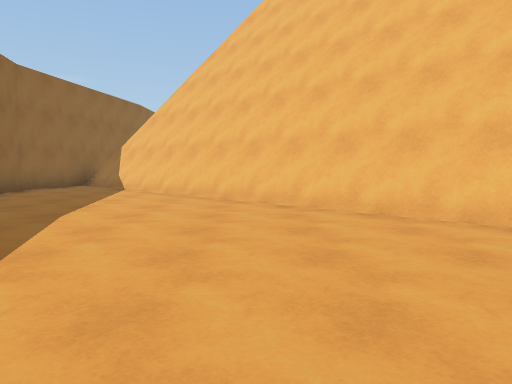
view 1 (above)

17 first-person views from a walk through a scene from a Unity 3-D project. The camera is 1.2 m above the floor, tilts 4° down and sees 70° across. The floor is counted in squares, 2 m on a side. Each view is taken from the middle of a square. On the plan, view 1 faces up. The plan holds only what a view shows up to about 10 squares ahead; the rest is blank. The place goes on beyond the plan. The player is left out. Some animated figures are not drawn.

view 2
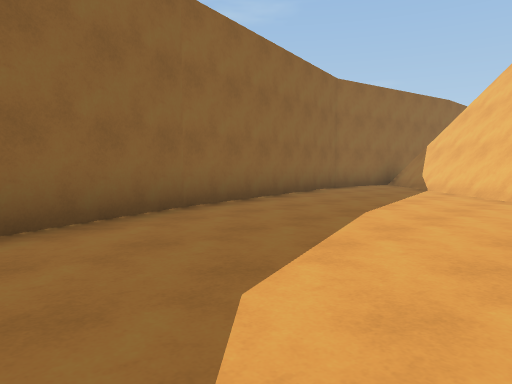

view 3
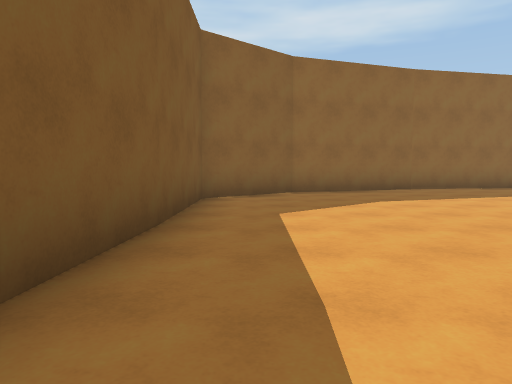

view 4
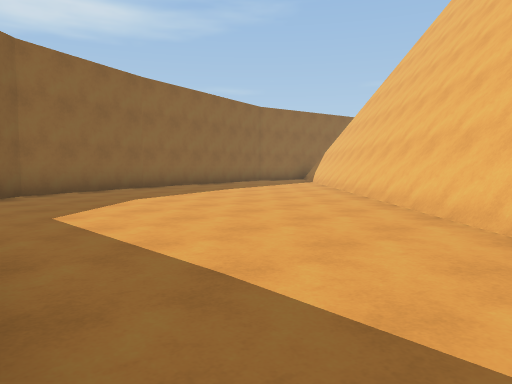

view 5
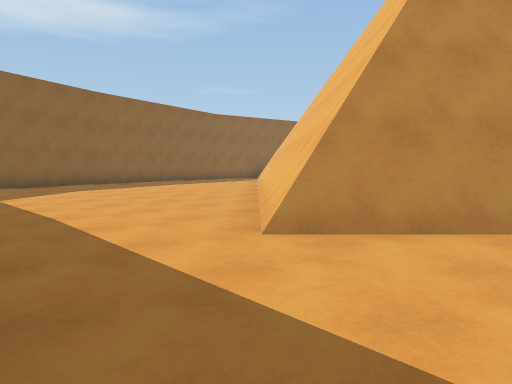

view 6
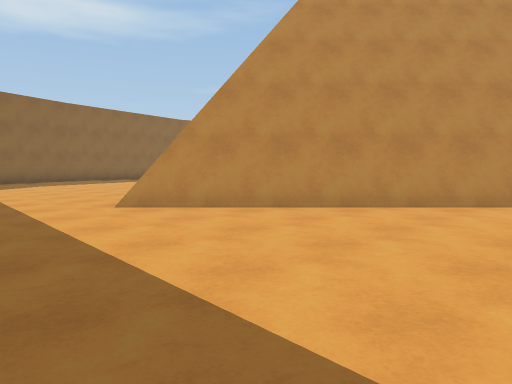

view 7
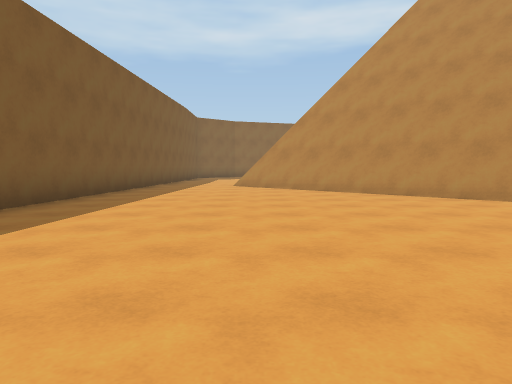

view 8
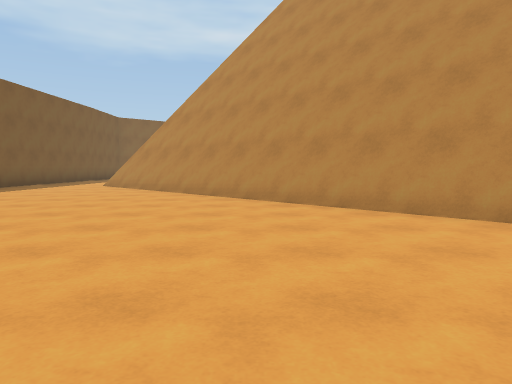

view 9
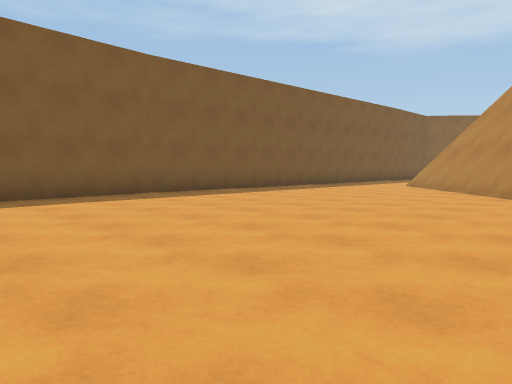

view 10
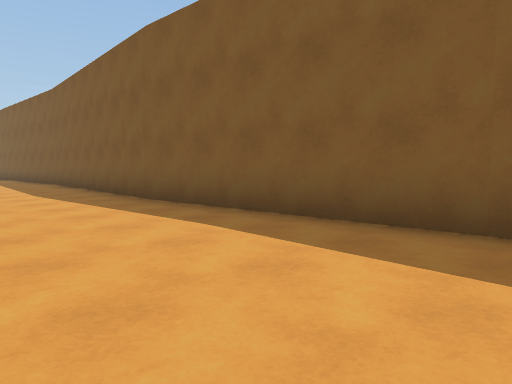

view 11
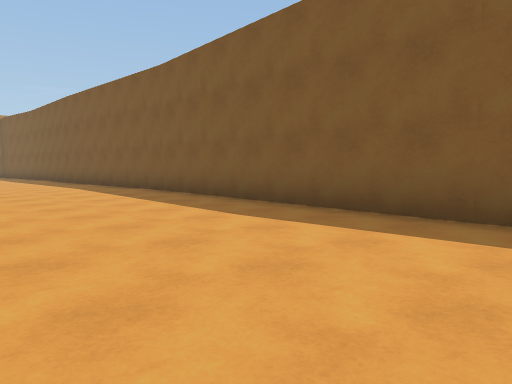

view 12
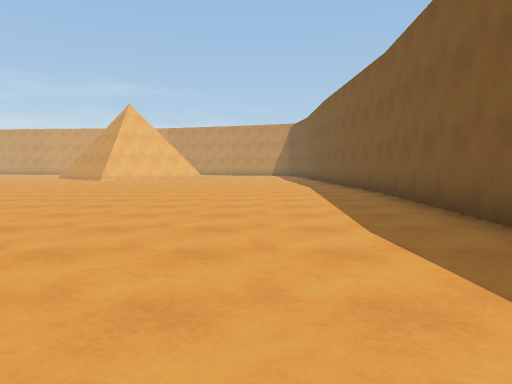

view 13
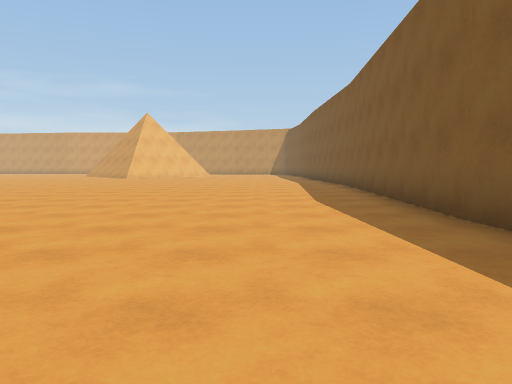

view 14
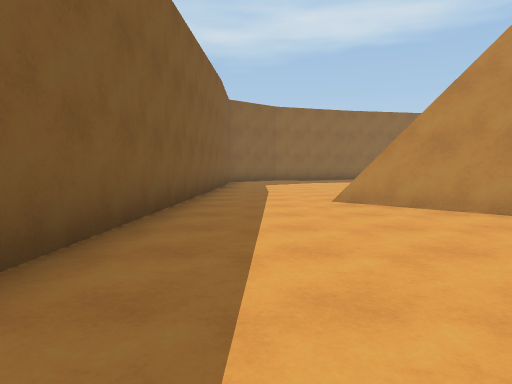

view 15
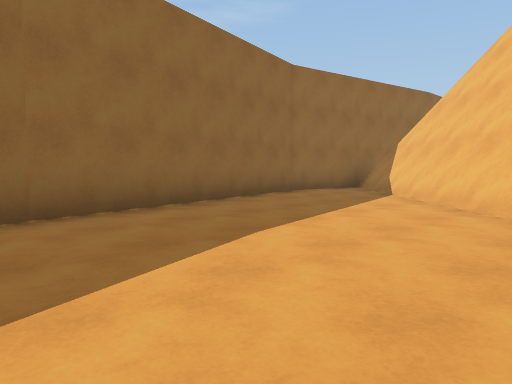

view 16
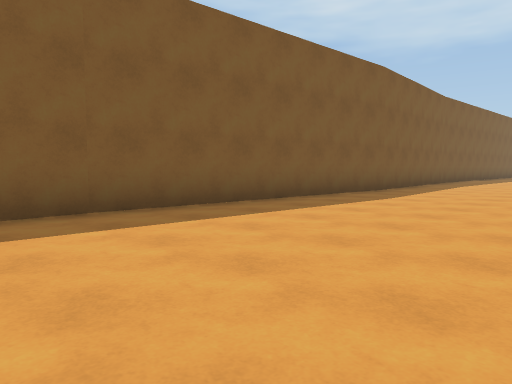

view 17
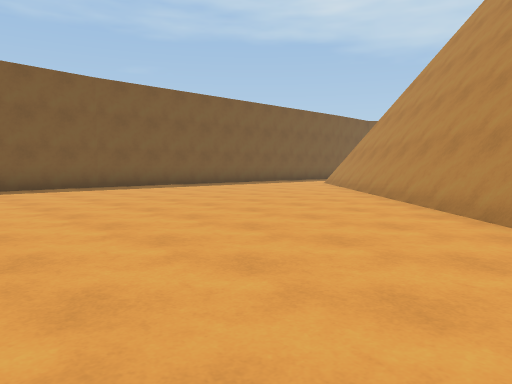

### Floor plan
Points are (right, up) in squares from view 1. A wall is a line through its corners. A room is listed if a view was taken in it or the views show most of it. See-through windows are left out.
Room 1 (views 1, 2, 15)
walls: (-1.9, -1.8) (3.3, -2.1); (-5.8, 9.1) (-4.6, 3.1) (-3.5, -0.2) (-1.8, -2)
ways out: opening at (-0.1, 4) to room 2
Room 2 (views 3, 4, 5, 6, 7, 8, 9, 10, 11, 12, 13, 14, 16, 17)
walls: (12.8, 8) (5.7, 0.9) (-4.8, 11.5); (13, 7.9) (5.9, 0.8); (5.6, 0.8) (-4.9, 11.4); (-5.5, 10.7) (-5.8, 9.1); (12.7, -2.6) (18.1, -2.3); (18, -2.3) (25.2, -2.8); (3.3, -2.1) (12.8, -2.6); (25.1, -2.8) (27.1, -2.8)
ways out: opening at (-0.1, 4) to room 1

Positions as (right, up) in squares from view 1, and headings:
1: (0, 0), facing up
2: (0, 0), facing up-left
3: (5, -1), facing left
4: (5, -2), facing up-left
5: (8, -2), facing up-left
6: (11, -2), facing up-left
7: (17, 1), facing left
8: (17, 5), facing left
9: (17, 5), facing down-left
10: (12, 1), facing down-right
11: (17, 2), facing down-right
12: (17, 0), facing right
13: (14, 0), facing right
14: (12, -1), facing left
15: (0, 2), facing up-left
16: (27, 2), facing down-left
17: (17, 8), facing down-left
